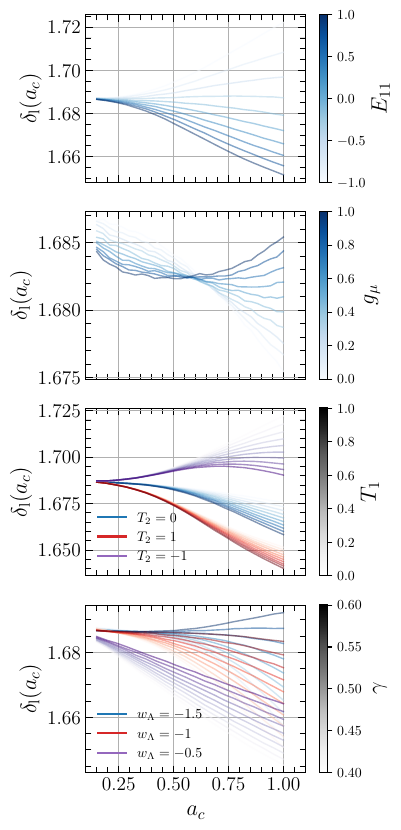

Reproduce this figure in Python.
from JWST_MG.UVLF import UVLF
from JWST_MG.HMF import HMF
from JWST_MG.reionization import reionization
from JWST_MG.delta_c import delta_c
from multiprocessing import Pool, Queue

from JWST_MG.constants import *
from multiprocessing import Queue, Process, cpu_count
import numpy as np
import matplotlib.pyplot as plt
import matplotlib.cm as cm

from matplotlib.lines import Line2D
import numpy as np
import matplotlib.pyplot as plt
import scipy as sp
from scipy.integrate import odeint
from scipy import integrate
from scipy.special import lambertw
from matplotlib.ticker import (MultipleLocator, AutoMinorLocator)
import matplotlib.pylab as pl
import matplotlib as mpl
import matplotlib
from scipy import interpolate
import scipy
from JWST_MG.UVLF import UVLF
from JWST_MG.HMF import HMF
from JWST_MG.reionization import reionization
from JWST_MG.delta_c import delta_c

from JWST_MG.constants import *

import numpy as np
import matplotlib.pyplot as plt
import matplotlib.cm as cm
plt.rcParams.update({"text.usetex": True})


class OOMFormatter(matplotlib.ticker.ScalarFormatter):
    def __init__(self, order=0, fformat="%1.1f", offset=True, mathText=True):
        self.oom = order
        self.fformat = fformat
        matplotlib.ticker.ScalarFormatter.__init__(
            self, useOffset=offset, useMathText=mathText)

    def _set_order_of_magnitude(self):
        self.orderOfMagnitude = self.oom

    def _set_format(self, vmin=None, vmax=None):
        self.format = self.fformat
        if self._useMathText:
            self.format = r'$\mathdefault{%s}$' % self.format


plt.cla()
plt.figure()
plt.rcParams.update({"text.usetex": True})
fig = plt.figure(figsize=(4.25*1*.95, 4*2*1.05))


ax = plt.subplot(4, 1, 1)

ax.xaxis.set_minor_locator(AutoMinorLocator())
ax.yaxis.set_minor_locator(AutoMinorLocator())


plt.tick_params(axis='both', which='major', direction="in",
                labelsize=14, length=5, top=True, right=True)
plt.tick_params(axis='both', which='minor', direction="in",
                labelsize=11, length=4, top=True, right=True)
plt.tick_params(axis='both', which='major',
                direction="in", labelsize=14, length=5)
plt.tick_params(axis='both', which='minor',
                direction="in", labelsize=11, length=4)


model = 'E11'
model_H = 'LCDM'
model_SFR = 'toy'

pars1 = np.linspace(-1, 1, 10)
ac_arr = np.linspace(0.15, 1, 20)
par2 = 0

n = len(pars1)
colors = pl.cm.Blues(np.linspace(0, 1, n))

for i in tqdm(range(len(pars1))):
    Delta = []
    par1 = pars1[i]
    for ac in ac_arr:
        deltac = delta_c(ac, model, model_H, par1, par2)
        dc = deltac.delta_c_at_ac(ac, model, model_H, par1, par2)
        Delta.append(dc)
        # print(Deltavir)
    plt.plot(ac_arr, Delta, c=colors[i], alpha=0.5, lw=1)


norm = plt.Normalize(pars1.min(), pars1.max())
cbar = plt.colorbar(mpl.cm.ScalarMappable(cmap=pl.cm.Blues, norm=norm), ax=ax)
cbar.set_label(r'$E_{11}$', fontsize=16)

plt.ylabel(r'$\delta_{\rm l}(a_c)$', size='16')

# plt.xlim(10**(-3),1)
# plt.legend(loc='best')
plt.grid(".")
ax.set_xticklabels([])


plt.xlim(0.1, 1.1)


ax = plt.subplot(4, 1, 2)

ax.xaxis.set_minor_locator(AutoMinorLocator())
ax.yaxis.set_minor_locator(AutoMinorLocator())


plt.tick_params(axis='both', which='major', direction="in",
                labelsize=14, length=5, top=True, right=True)
plt.tick_params(axis='both', which='minor', direction="in",
                labelsize=11, length=4, top=True, right=True)
plt.tick_params(axis='both', which='major',
                direction="in", labelsize=14, length=5)
plt.tick_params(axis='both', which='minor',
                direction="in", labelsize=11, length=4)


model = 'gmu'
model_H = 'LCDM'
model_SFR = 'toy'

pars1 = np.linspace(0, 1, 10)
ac_arr = np.linspace(0.15, 1, 30)
par2 = 0

n = len(pars1)
colors = pl.cm.Blues(np.linspace(0, 1, n))

for i in tqdm(range(len(pars1))):
    Delta = []
    par1 = pars1[i]
    for ac in ac_arr:
        deltac = delta_c(ac, model, model_H, par1, par2)
        dc = deltac.delta_c_at_ac(ac, model, model_H, par1, par2)
        Delta.append(dc)
        # print(Deltavir)
    plt.plot(ac_arr, Delta, c=colors[i], alpha=0.5, lw=1)


norm = plt.Normalize(pars1.min(), pars1.max())
cbar = plt.colorbar(mpl.cm.ScalarMappable(cmap=pl.cm.Blues, norm=norm), ax=ax)
cbar.set_label(r'$g_\mu$', fontsize=16)

plt.ylabel(r'$\delta_{\rm l}(a_c)$', size='16')

# plt.xlim(10**(-3),1)
# plt.legend(loc='best')
plt.grid(".")
ax.set_xticklabels([])


plt.xlim(0.1, 1.1)


ax = plt.subplot(4, 1, 3)

ax.xaxis.set_minor_locator(AutoMinorLocator())
ax.yaxis.set_minor_locator(AutoMinorLocator())


plt.tick_params(axis='both', which='major', direction="in",
                labelsize=14, length=5, top=True, right=True)
plt.tick_params(axis='both', which='minor', direction="in",
                labelsize=11, length=4, top=True, right=True)
plt.tick_params(axis='both', which='major',
                direction="in", labelsize=14, length=5)
plt.tick_params(axis='both', which='minor',
                direction="in", labelsize=11, length=4)


model = 'DES'
model_H = 'LCDM'
model_SFR = 'toy'

pars2 = np.linspace(0, 1, 10)
ac_arr = np.linspace(0.15, 1, 20)
pars1 = np.array([0, 1, -1])

n = len(pars2)
colors = np.array([pl.cm.Blues(np.linspace(0, 1, n)), pl.cm.Reds(
    np.linspace(0, 1, n)), pl.cm.Purples(np.linspace(0, 1, n))])

for j in tqdm(range(len(pars1))):
    par1 = pars1[j]
    for i in range(len(pars2)):
        Delta = []
        par2 = pars2[i]
        for ac in ac_arr:
            deltac = delta_c(ac, model, model_H, par1, par2)
            dc = deltac.delta_c_at_ac(ac, model, model_H, par1, par2)
            Delta.append(dc)
            # print(Deltavir)
        plt.plot(ac_arr, Delta, c=colors[j][i], alpha=0.5, lw=1)


norm = plt.Normalize(pars2.min(), pars2.max())
cbar = plt.colorbar(mpl.cm.ScalarMappable(cmap=pl.cm.Grays, norm=norm), ax=ax)
cbar.set_label(r'$T_1$', fontsize=16)

plt.ylabel(r'$\delta_{\rm l}(a_c)$', size='16')

# plt.xlim(10**(-3),1)
# plt.legend(loc='best')
plt.grid(".")
ax.set_xticklabels([])

h, l = ax.get_legend_handles_labels()


line1 = Line2D([0], [0], label=r'$T_2=0$', color='tab:blue')
line2 = Line2D([0], [0], label=r'$T_2=1$', color='tab:red')
line3 = Line2D([0], [0], label=r'$T_2=-1$', color='tab:purple')
h.extend([line1, line2, line3])
kw = dict(ncol=1,
          fancybox=True, fontsize=10, frameon=False)
# leg1 = ax.legend(h[:], l[:], bbox_to_anchor=[0.5, 1.08], **kw)
ax.legend(handles=h, **kw)

plt.xlim(0.1, 1.1)


ax = plt.subplot(4, 1, 4)

ax.xaxis.set_minor_locator(AutoMinorLocator())
ax.yaxis.set_minor_locator(AutoMinorLocator())


plt.tick_params(axis='both', which='major', direction="in",
                labelsize=14, length=5, top=True, right=True)
plt.tick_params(axis='both', which='minor', direction="in",
                labelsize=11, length=4, top=True, right=True)
plt.tick_params(axis='both', which='major',
                direction="in", labelsize=14, length=5)
plt.tick_params(axis='both', which='minor',
                direction="in", labelsize=11, length=4)


model = 'wCDM'
model_H = 'wCDM'
model_SFR = 'toy'

pars2 = np.linspace(0.4, 0.6, 10)
ac_arr = np.linspace(0.15, 1, 20)
pars1 = np.array([-1.5, -1, -0.5])

n = len(pars2)
colors = np.array([pl.cm.Blues(np.linspace(0, 1, n)), pl.cm.Reds(
    np.linspace(0, 1, n)), pl.cm.Purples(np.linspace(0, 1, n))])

for j in tqdm(range(len(pars1))):
    par1 = pars1[j]
    for i in range(len(pars2)):
        Delta = []
        par2 = pars2[i]
        for ac in ac_arr:
            deltac = delta_c(ac, model, model_H, par1, par2)
            dc = deltac.delta_c_at_ac(ac, model, model_H, par1, par2)
            Delta.append(dc)
            # print(Deltavir)
        plt.plot(ac_arr, Delta, c=colors[j][i], alpha=0.5, lw=1)


norm = plt.Normalize(pars2.min(), pars2.max())
cbar = plt.colorbar(mpl.cm.ScalarMappable(cmap=pl.cm.Grays, norm=norm), ax=ax)
cbar.set_label(r'$\gamma$', fontsize=16)

plt.ylabel(r'$\delta_{\rm l}(a_c)$', size='16')
plt.xlabel(r'$a_c$', size=16)
# plt.xlim(10**(-3),1)
# plt.legend(loc='best')
plt.grid(".")

h, l = ax.get_legend_handles_labels()


line1 = Line2D([0], [0], label=r'$w_\Lambda=-1.5$', color='tab:blue')
line2 = Line2D([0], [0], label=r'$w_\Lambda=-1$', color='tab:red')
line3 = Line2D([0], [0], label=r'$w_\Lambda=-0.5$', color='tab:purple')
h.extend([line1, line2, line3])
kw = dict(ncol=1,
          fancybox=True, fontsize=10, frameon=False)
# leg1 = ax.legend(h[:], l[:], bbox_to_anchor=[0.5, 1.08], **kw)
ax.legend(handles=h, **kw)

plt.xlim(0.1, 1.1)


"""
par2 = 0.5
ac_arr = np.array([0.1, 0.5, 0.75, 1])
pars1 = np.linspace(-1.5, -0.5, 15)

n = len(ac_arr)
colors = pl.cm.Reds(np.linspace(0, 1, n))


for i in range(len(ac_arr)):
    Delta = []
    ac = ac_arr[i]
    a_arr = np.linspace(ai, ac, 10000)
    for par1 in pars1:
        reion = reionization(a_arr, model, model_H, par1, par2)
        a_vir, Deltavir = reion.Delta_vir(model, model_H, par1, par2, a_arr)
        print(Deltavir)
        Delta.append(Deltavir)
        # print(Deltavir)
    plt.plot(pars1, Delta, c=color[i][0], ls=line[i])


par2 = 0.4
ac_arr = np.array([0.1, 0.5, 0.75, 1])
pars1 = np.linspace(-1.5, -0.5, 15)
colors = pl.cm.Purples(np.linspace(0, 1, n))



for i in range(len(ac_arr)):
    Delta = []
    ac = ac_arr[i]
    a_arr = np.linspace(ai, ac, 10000)
    for par1 in pars1:
        reion = reionization(a_arr, model, model_H, par1, par2)
        a_vir, Deltavir = reion.Delta_vir(model, model_H, par1, par2, a_arr)
        print(Deltavir)
        Delta.append(Deltavir)
        # print(Deltavir)
    plt.plot(pars1, Delta, c=color[i][0], ls=line[i])
"""

"""
ax = plt.subplot(3, 3, 3)


model = 'DES'
model_H = 'LCDM'
model_SFR = 'toy'

ac_arr = np.linspace(0.1, 1, 10)
pars1 = np.linspace(0, 1, 25)
par2 = 0

n = len(ac_arr)
colors = np.array([pl.cm.Blues(np.linspace(0, 1, n)),  pl.cm.Reds(
    np.linspace(0, 1, n)),  pl.cm.Purples(np.linspace(0, 1, n))])

for i in range(len(ac_arr)):
    ac = ac_arr[i]
    a_arr = np.linspace(ai, ac, 10000)
    Delta = []
    for par1 in pars1:
        reion = reionization(a_arr, model, model_H, par1, par2)
        a_vir, Deltavir = reion.Delta_vir(
            model, model_H, par1, par2, a_arr)
        print(Deltavir)
        Delta.append(Deltavir)
        # print(Deltavir)
    plt.plot(pars1, Delta, c=colors[i][0])

plt.title(r"$T_2=0$")
norm = plt.Normalize(ac_arr.min(), ac_arr.max())
cbar = plt.colorbar(mpl.cm.ScalarMappable(cmap=pl.cm.Blues, norm=norm), ax=ax)
cbar.set_label(r'$a_{\rm c}$', fontsize=16)

plt.ylabel(r'$\Delta_{\rm vir}(a_{\rm c})$', size='16')
plt.xlabel(r'$T_{1}$', size='16')

# plt.xlim(10**(-3),1)
# plt.legend(loc='best')
plt.grid(".")

h, l = ax.get_legend_handles_labels()
line1 = Line2D([0], [0], label=r'$T_2=0$', color='tab:blue')
line2 = Line2D([0], [0], label=r'$T_2=5$', color='tab:red')
line3 = Line2D([0], [0], label=r'$T_2=-5$', color='tab:purple')
h.extend([line1, line2, line3])
kw = dict(ncol=3, loc="lower center",
          fancybox=True, fontsize=11, frameon=False)
leg1 = ax.legend(h[:], l[:], bbox_to_anchor=[0.5, 1.08], **kw)
ax.add_artist(leg1)

plt.tight_layout()
"""
plt.tight_layout()

plt.savefig('deltac_pheno.pdf', bbox_inches='tight')
